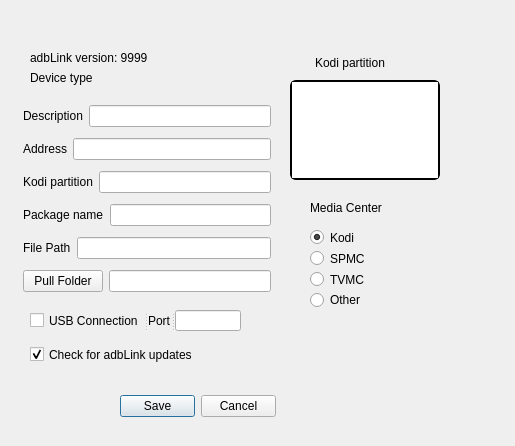
<?xml version="1.0" encoding="UTF-8"?>
<ui version="4.0">
 <class>preferencesDialog</class>
 <widget class="QDialog" name="preferencesDialog">
  <property name="geometry">
   <rect>
    <x>0</x>
    <y>0</y>
    <width>515</width>
    <height>446</height>
   </rect>
  </property>
  <property name="windowTitle">
   <string>Device Record</string>
  </property>
  <property name="layoutDirection">
   <enum>Qt::LeftToRight</enum>
  </property>
  <widget class="QLabel" name="versionLabel">
   <property name="geometry">
    <rect>
     <x>30</x>
     <y>50</y>
     <width>181</width>
     <height>16</height>
    </rect>
   </property>
   <property name="text">
    <string>adbLink version: 9999</string>
   </property>
  </widget>
  <widget class="QLabel" name="recnum">
   <property name="geometry">
    <rect>
     <x>250</x>
     <y>600</y>
     <width>59</width>
     <height>16</height>
    </rect>
   </property>
   <property name="text">
    <string>TextLabel</string>
   </property>
  </widget>
  <widget class="QWidget" name="layoutWidget">
   <property name="geometry">
    <rect>
     <x>120</x>
     <y>390</y>
     <width>156</width>
     <height>32</height>
    </rect>
   </property>
   <layout class="QHBoxLayout" name="horizontalLayout_10">
    <item>
     <widget class="QPushButton" name="pushButton">
      <property name="toolTip">
       <string>&lt;html&gt;&lt;head/&gt;&lt;body&gt;&lt;p&gt;Save data to database&lt;/p&gt;&lt;/body&gt;&lt;/html&gt;</string>
      </property>
      <property name="text">
       <string>Save</string>
      </property>
     </widget>
    </item>
    <item>
     <widget class="QPushButton" name="pushButton_2">
      <property name="toolTip">
       <string>&lt;html&gt;&lt;head/&gt;&lt;body&gt;&lt;p&gt;Close rhis dialog&lt;/p&gt;&lt;/body&gt;&lt;/html&gt;</string>
      </property>
      <property name="text">
       <string>Cancel</string>
      </property>
     </widget>
    </item>
   </layout>
  </widget>
  <widget class="QSplitter" name="splitter">
   <property name="geometry">
    <rect>
     <x>30</x>
     <y>310</y>
     <width>211</width>
     <height>21</height>
    </rect>
   </property>
   <property name="orientation">
    <enum>Qt::Horizontal</enum>
   </property>
   <widget class="QCheckBox" name="isusb">
    <property name="enabled">
     <bool>true</bool>
    </property>
    <property name="text">
     <string>USB Connection</string>
    </property>
   </widget>
   <widget class="QLabel" name="plabel">
    <property name="text">
     <string>Port</string>
    </property>
   </widget>
   <widget class="QLineEdit" name="port">
    <property name="toolTip">
     <string>&lt;html&gt;&lt;head/&gt;&lt;body&gt;&lt;p&gt;Port for IP connections. Defaults to 5555&lt;/p&gt;&lt;/body&gt;&lt;/html&gt;</string>
    </property>
   </widget>
  </widget>
  <widget class="QCheckBox" name="versioncheck">
   <property name="geometry">
    <rect>
     <x>30</x>
     <y>344</y>
     <width>201</width>
     <height>21</height>
    </rect>
   </property>
   <property name="toolTip">
    <string>&lt;html&gt;&lt;head/&gt;&lt;body&gt;&lt;p&gt;Check for adbLink updates when program starts&lt;/p&gt;&lt;/body&gt;&lt;/html&gt;</string>
   </property>
   <property name="text">
    <string>Check for adbLink updates</string>
   </property>
   <property name="checked">
    <bool>true</bool>
   </property>
  </widget>
  <widget class="QWidget" name="layoutWidget">
   <property name="geometry">
    <rect>
     <x>310</x>
     <y>230</y>
     <width>64</width>
     <height>77</height>
    </rect>
   </property>
   <layout class="QVBoxLayout" name="verticalLayout_2">
    <item>
     <widget class="QRadioButton" name="kodiButton">
      <property name="toolTip">
       <string>&lt;html&gt;&lt;head/&gt;&lt;body&gt;&lt;p&gt;Kodi media center&lt;/p&gt;&lt;/body&gt;&lt;/html&gt;</string>
      </property>
      <property name="text">
       <string>Kodi</string>
      </property>
      <property name="checked">
       <bool>true</bool>
      </property>
     </widget>
    </item>
    <item>
     <widget class="QRadioButton" name="spmcButton">
      <property name="toolTip">
       <string>&lt;html&gt;&lt;head/&gt;&lt;body&gt;&lt;p&gt;SPMC media center&lt;/p&gt;&lt;/body&gt;&lt;/html&gt;</string>
      </property>
      <property name="text">
       <string>SPMC</string>
      </property>
     </widget>
    </item>
    <item>
     <widget class="QRadioButton" name="tvmcButton">
      <property name="toolTip">
       <string>&lt;html&gt;&lt;head/&gt;&lt;body&gt;&lt;p&gt;TVMC media center&lt;/p&gt;&lt;/body&gt;&lt;/html&gt;</string>
      </property>
      <property name="text">
       <string>TVMC</string>
      </property>
     </widget>
    </item>
    <item>
     <widget class="QRadioButton" name="otherButton">
      <property name="toolTip">
       <string>&lt;html&gt;&lt;head/&gt;&lt;body&gt;&lt;p&gt;Fill in file path and package name&lt;/p&gt;&lt;/body&gt;&lt;/html&gt;</string>
      </property>
      <property name="text">
       <string>Other</string>
      </property>
     </widget>
    </item>
   </layout>
  </widget>
  <widget class="QCheckBox" name="sshbox">
   <property name="geometry">
    <rect>
     <x>180</x>
     <y>470</y>
     <width>151</width>
     <height>20</height>
    </rect>
   </property>
   <property name="toolTip">
    <string>&lt;html&gt;&lt;head/&gt;&lt;body&gt;&lt;p&gt;Start SSH server at boot. Requires root.&lt;/p&gt;&lt;/body&gt;&lt;/html&gt;</string>
   </property>
   <property name="text">
    <string>SSH server at boot</string>
   </property>
   <property name="checked">
    <bool>false</bool>
   </property>
  </widget>
  <widget class="QLabel" name="devicenameLabel">
   <property name="geometry">
    <rect>
     <x>30</x>
     <y>70</y>
     <width>161</width>
     <height>16</height>
    </rect>
   </property>
   <property name="text">
    <string>Device type</string>
   </property>
  </widget>
  <widget class="QListWidget" name="listkodirootBox">
   <property name="geometry">
    <rect>
     <x>290</x>
     <y>80</y>
     <width>150</width>
     <height>100</height>
    </rect>
   </property>
   <property name="minimumSize">
    <size>
     <width>150</width>
     <height>100</height>
    </size>
   </property>
   <property name="maximumSize">
    <size>
     <width>150</width>
     <height>100</height>
    </size>
   </property>
   <property name="toolTip">
    <string>&lt;html&gt;&lt;head/&gt;&lt;body&gt;&lt;p&gt;Double-click to change Kodi root location. The default is /sdcard/. &lt;/p&gt;&lt;/body&gt;&lt;/html&gt;</string>
   </property>
   <property name="styleSheet">
    <string notr="true">QListWidget {
    border: 2px solid #8f8f91;
    border-radius: 6px;
    border-color: black;
  
}</string>
   </property>
  </widget>
  <widget class="QWidget" name="layoutWidget">
   <property name="geometry">
    <rect>
     <x>23</x>
     <y>100</y>
     <width>248</width>
     <height>200</height>
    </rect>
   </property>
   <layout class="QVBoxLayout" name="verticalLayout">
    <item>
     <layout class="QHBoxLayout" name="horizontalLayout_3">
      <item>
       <widget class="QLabel" name="devlab">
        <property name="text">
         <string>Description</string>
        </property>
       </widget>
      </item>
      <item>
       <widget class="QLineEdit" name="description">
        <property name="toolTip">
         <string>&lt;html&gt;&lt;head/&gt;&lt;body&gt;&lt;p&gt;Enter a general description for your device. &lt;/p&gt;&lt;p&gt;&lt;br/&gt;&lt;/p&gt;&lt;/body&gt;&lt;/html&gt;</string>
        </property>
       </widget>
      </item>
     </layout>
    </item>
    <item>
     <layout class="QHBoxLayout" name="horizontalLayout_2">
      <item>
       <widget class="QLabel" name="label_11">
        <property name="toolTip">
         <string>&lt;html&gt;&lt;head/&gt;&lt;body&gt;&lt;p&gt;Enter or Paste IP or USB Address&lt;/p&gt;&lt;/body&gt;&lt;/html&gt;</string>
        </property>
        <property name="text">
         <string>Address</string>
        </property>
       </widget>
      </item>
      <item>
       <widget class="QLineEdit" name="daddr">
        <property name="toolTip">
         <string>&lt;html&gt;&lt;head/&gt;&lt;body&gt;&lt;p&gt;Enter the serial number or IP address for your device. You may also enter a device name if you have one set up with your router.&lt;/p&gt;&lt;/body&gt;&lt;/html&gt;</string>
        </property>
       </widget>
      </item>
     </layout>
    </item>
    <item>
     <layout class="QHBoxLayout" name="horizontalLayout">
      <item>
       <widget class="QLabel" name="label_3">
        <property name="text">
         <string>Kodi partition</string>
        </property>
       </widget>
      </item>
      <item>
       <widget class="QLineEdit" name="data_root"/>
      </item>
     </layout>
    </item>
    <item>
     <layout class="QHBoxLayout" name="horizontalLayout_4">
      <item>
       <widget class="QLabel" name="label">
        <property name="text">
         <string>Package name</string>
        </property>
       </widget>
      </item>
      <item>
       <widget class="QLineEdit" name="packagename">
        <property name="toolTip">
         <string>&lt;html&gt;&lt;head/&gt;&lt;body&gt;&lt;p&gt;Package name for your Media Center  software&lt;/p&gt;&lt;/body&gt;&lt;/html&gt;</string>
        </property>
       </widget>
      </item>
     </layout>
    </item>
    <item>
     <layout class="QHBoxLayout" name="horizontalLayout_5">
      <item>
       <widget class="QLabel" name="label_9">
        <property name="text">
         <string>File Path</string>
        </property>
       </widget>
      </item>
      <item>
       <widget class="QLineEdit" name="filepath">
        <property name="toolTip">
         <string>&lt;html&gt;&lt;head/&gt;&lt;body&gt;&lt;p&gt;Enter the file path for your Media Center.  This is combined with Package Name, e.g.  org.xbmc.kodi/files/.kodi&lt;/p&gt;&lt;/body&gt;&lt;/html&gt;</string>
        </property>
       </widget>
      </item>
     </layout>
    </item>
    <item>
     <layout class="QHBoxLayout" name="horizontalLayout_6">
      <item>
       <widget class="QPushButton" name="pfolderButton">
        <property name="toolTip">
         <string>Choose folder for pulled files</string>
        </property>
        <property name="text">
         <string>Pull Folder</string>
        </property>
       </widget>
      </item>
      <item>
       <widget class="QLineEdit" name="pulldir">
        <property name="toolTip">
         <string>Pulled files are put in this folder</string>
        </property>
       </widget>
      </item>
     </layout>
    </item>
   </layout>
  </widget>
  <widget class="QLabel" name="label_4">
   <property name="geometry">
    <rect>
     <x>315</x>
     <y>55</y>
     <width>111</width>
     <height>16</height>
    </rect>
   </property>
   <property name="text">
    <string>Kodi partition</string>
   </property>
  </widget>
  <widget class="QLabel" name="label_5">
   <property name="geometry">
    <rect>
     <x>310</x>
     <y>200</y>
     <width>131</width>
     <height>16</height>
    </rect>
   </property>
   <property name="text">
    <string>Media Center</string>
   </property>
  </widget>
 </widget>
 <tabstops>
  <tabstop>description</tabstop>
  <tabstop>daddr</tabstop>
  <tabstop>packagename</tabstop>
  <tabstop>data_root</tabstop>
  <tabstop>filepath</tabstop>
  <tabstop>pulldir</tabstop>
  <tabstop>isusb</tabstop>
  <tabstop>port</tabstop>
  <tabstop>versioncheck</tabstop>
  <tabstop>kodiButton</tabstop>
  <tabstop>spmcButton</tabstop>
  <tabstop>tvmcButton</tabstop>
  <tabstop>otherButton</tabstop>
  <tabstop>pushButton</tabstop>
  <tabstop>pushButton_2</tabstop>
  <tabstop>pfolderButton</tabstop>
 </tabstops>
 <resources/>
 <connections>
  <connection>
   <sender>pushButton_2</sender>
   <signal>clicked()</signal>
   <receiver>preferencesDialog</receiver>
   <slot>reject()</slot>
   <hints>
    <hint type="sourcelabel">
     <x>231</x>
     <y>99</y>
    </hint>
    <hint type="destinationlabel">
     <x>229</x>
     <y>119</y>
    </hint>
   </hints>
  </connection>
 </connections>
</ui>
